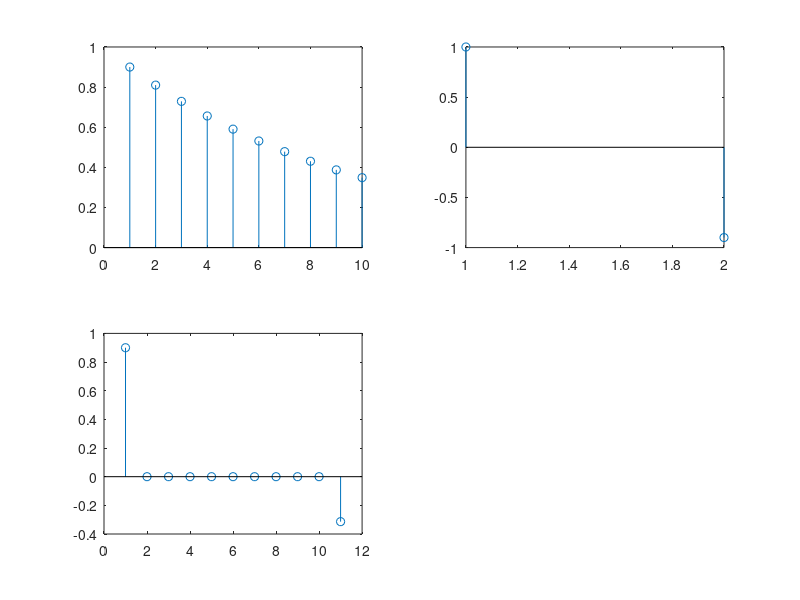

The MATLAB script that drew this image:
n = 1:10;
x = 0.9.^n .* (ones(1,10));
h = [1,-0.9];
y = conv(x,h);
subplot(2,2,1); stem(x);
subplot(2,2,2); stem(h);
subplot(2,2,3); stem(y);